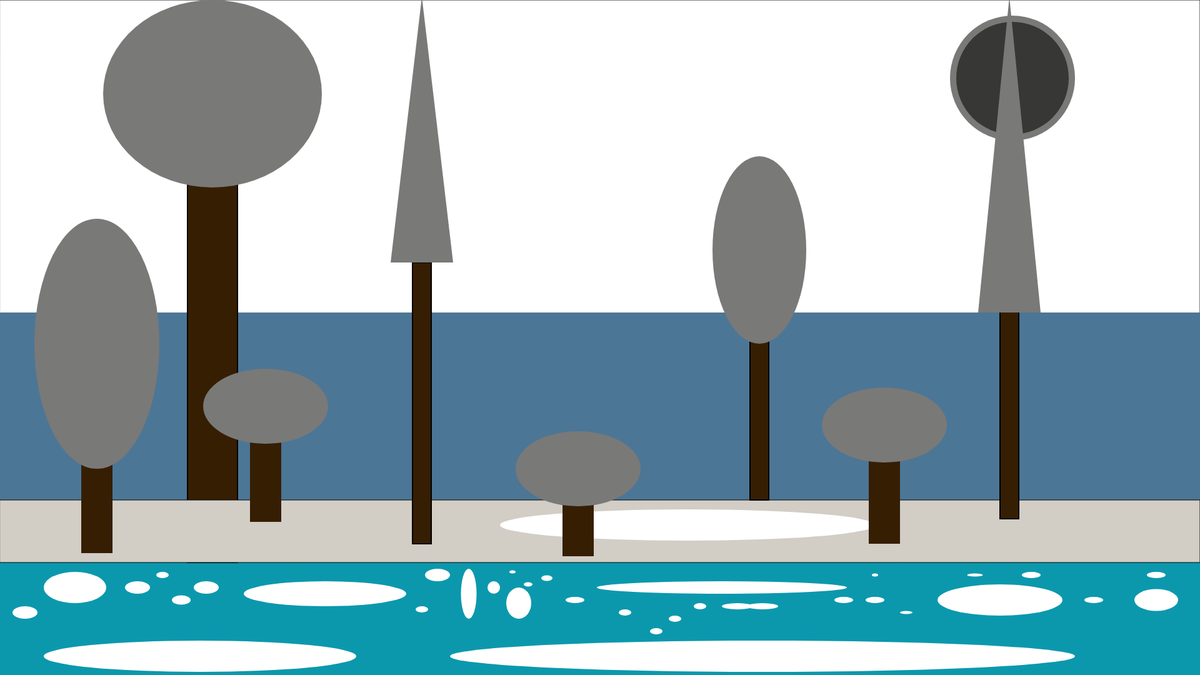
Frame 1 (no input)
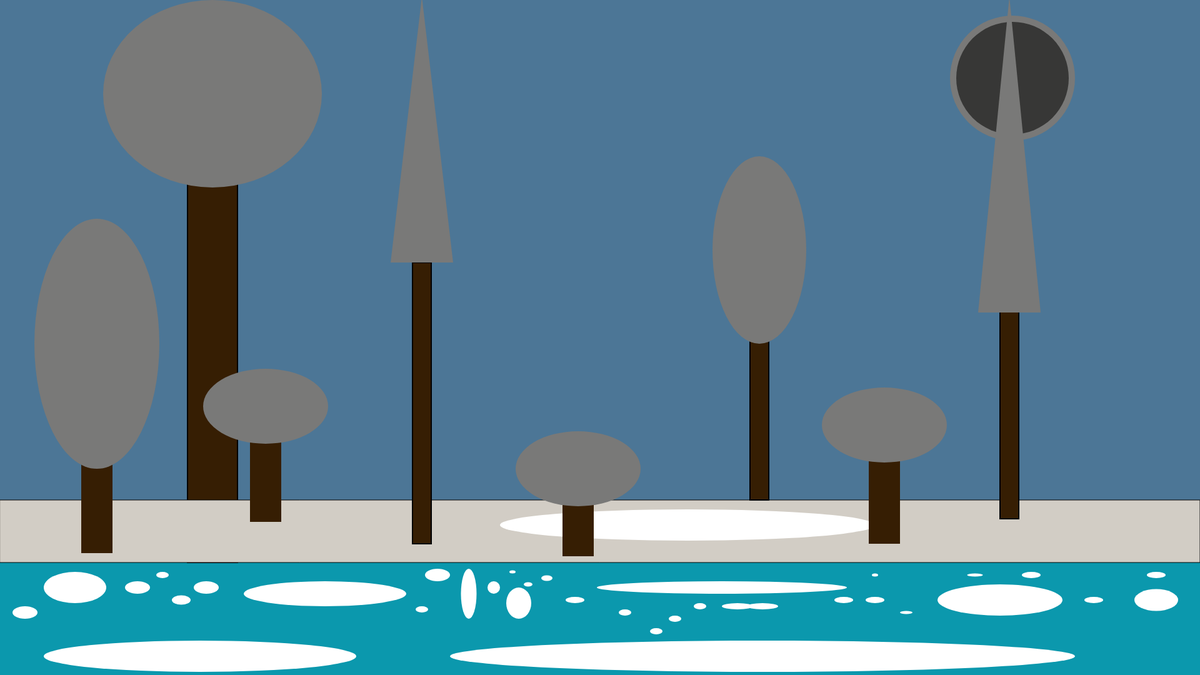
Frame 60 (no input)
Frame 120 (the mouse pressed at the canvas centre since frame 60): identical to frame 60, image omitted

The p5.js sketch that drew these frames (run headless with seeded random() and noise() and a simulated clock; from frame 60 on, the mouse is pressed at the canvas centre):

// p5.js sketch
// ── sketch.js
// Keavan S
// Winter Biome
// The theme of this piece and future arts will be based on the climate changes made in nature


let snowflakes = [];


function setup() {
  createCanvas(1920, 1080);
}

function draw() {
  background('#6fb6bc');

  rect(0, 0, 1920, 1080);

  fill('#797978');
  noStroke();
  ellipse(1620, 125, 200, 200);
  

  fill('#4c7696');
  rect(0, 500, 1920, 580);

  fill('#0b98ad');
  rect(0, 900, 1920, 180);

  
// Ice steps
  fill('#ffffff');
  noStroke();
  ellipse(120, 940, 100, 50);
  ellipse(220, 940, 40, 20);
  ellipse(260, 920, 20, 10);
  ellipse(40, 980, 40, 20);
  ellipse(290, 960, 30, 15);
  ellipse(330, 940, 40, 20);
  ellipse(520, 950, 260, 40);
  ellipse(700, 920, 40, 20);
  ellipse(750, 950, 25, 80);
  ellipse(675, 975, 20, 10);
  ellipse(790, 940, 20, 20);
  ellipse(830, 965, 40, 50);
  ellipse(820, 915, 10, 5);
  ellipse(845, 935, 14, 7);
  ellipse(875, 925, 18, 9);
  ellipse(1155, 940, 400, 20);
  ellipse(920, 960, 30, 10);
  ellipse(1350, 960, 30, 10);
  ellipse(1400, 960, 30, 10);
  ellipse(1450, 980, 20, 5);
  ellipse(1400, 920, 10, 5);
  ellipse(1600, 960, 200, 50);
  ellipse(1750, 960, 30, 10);
  ellipse(1650, 920, 30, 10);
  ellipse(1560, 920, 25, 5);
  ellipse(1850, 920, 30, 10);
  ellipse(1850, 960, 70, 35);
  ellipse(1220, 1050, 1000, 50);
  ellipse(320, 1050, 500, 50);
  ellipse(1000, 980, 20, 10);
  ellipse(1050, 1010, 20, 10);
  ellipse(1080, 990, 20, 10);
  ellipse(1120, 970, 20, 10);
  ellipse(1180, 970, 50, 10);
  ellipse(1220, 970, 50, 10);
  
  fill('#373736');
  ellipse(1620, 125, 180, 180);

  fill('#361e03');
  stroke('#000000');
  strokeWeight(2);
  rect(300, 100, 80, 800);

  fill('#797978');
  stroke('#000000');
  strokeWeight(0);
  ellipse(340, 150, 350, 300);

  // The Ground
  fill('#d2cdc5');
  stroke('#000000');
  strokeWeight(1);
  rect(0, 800, 1920, 100);

  // Snow on the ground
  fill('#ffffff');
  stroke('#c2c0c0');
  strokeWeight(0);
  ellipse(1100, 840, 600, 50);

  fill('#361e03');
  stroke('#000000');
  strokeWeight(2);
  rect(660, 420, 30, 450);

  fill('#797978');
  stroke('#000000');
  strokeWeight(0);
  triangle(625, 420, 725, 420, 675, -5);

  fill('#361e03');
  stroke('#000000');
  strokeWeight(2);
  rect(1200, 350, 30, 450);

  fill('#797978');
  stroke('#000000');
  strokeWeight(0);
  ellipse(1215, 400, 150, 300);

  fill('#361e03');
  stroke('#000000');
  strokeWeight(2);
  rect(1600, 380, 30, 450);

  fill('#797978');
  stroke('#000000');
  strokeWeight(0);
  triangle(1565, 500, 1665, 500, 1615, -5);

  fill('#361e03');
  noStroke(2);
  rect(130, 385, 50, 500);

  fill('#797978');
  stroke('#000000');
  strokeWeight(0);
  ellipse(155, 550, 200, 400);

  fill('#361e03');
  noStroke(2);
  rect(400, 685, 50, 150);

  fill('#797978');
  stroke('#000000');
  strokeWeight(0);
  ellipse(425, 650, 200, 120);

  fill('#361e03');
  noStroke(2);
  rect(900, 740, 50, 150);

  fill('#797978');
  stroke('#000000');
  strokeWeight(0);
  ellipse(925, 750, 200, 120);

  fill('#361e03');
  noStroke(2);
  rect(1390, 720, 50, 150);

  fill('#797978');
  stroke('#000000');
  strokeWeight(0);
  ellipse(1415, 680, 200, 120);

  

  

  



  







  

  

  fill('#4c7696');
  noStroke();
  
  

// The Ground af8336 
// Tree Leaves 011b08
// Tree snow a9a7a7 // Snow Outline c2c0c0
// Tree Trunk 361e03
// The Sun d6d66f
// The Sky 6fb6bc







}
